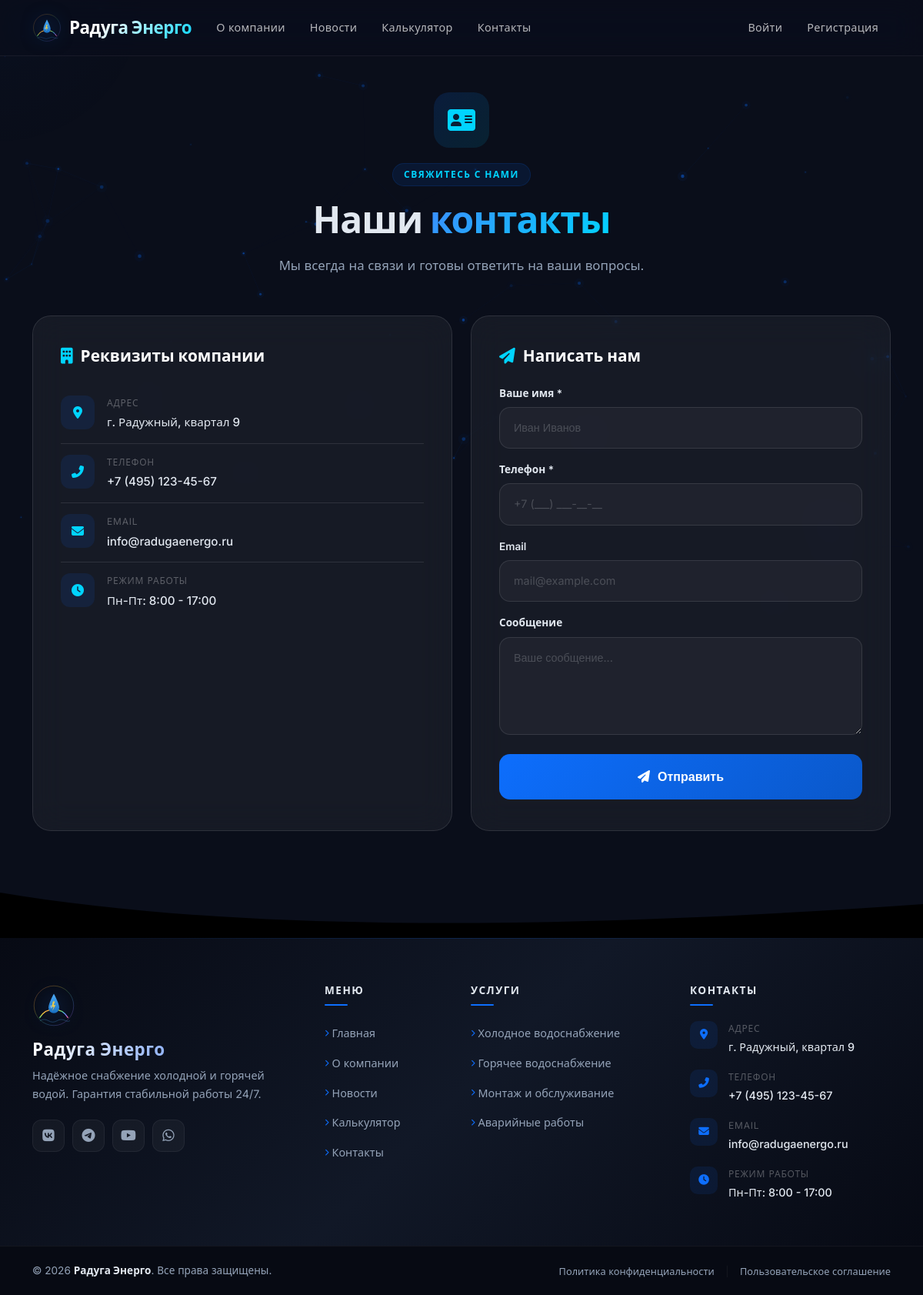
Screenshot of /contacts with the database file from the repository.
### app.py (models this page shows)
class Contact(db.Model):
    id = db.Column(db.Integer, primary_key=True)
    address = db.Column(db.String(300))
    phone = db.Column(db.String(50))
    email = db.Column(db.String(100))
    work_hours = db.Column(db.String(200))

### app.py (the view)
@app.route('/contacts')
def contacts():
    contact = Contact.query.first()
    return render_template('contacts.html', contact=contact)

### templates/contacts.html (shortened to what this page needs)
{% extends "base.html" %}
{% block content %}
<section class="contacts-section">
    <div class="container">
        <div class="text-center mb-5 reveal">
            <div class="calc-icon" style="margin: 0 auto 20px;"><i class="fas fa-address-card"></i></div>
            <div class="section-label" style="margin: 0 auto 16px;">Свяжитесь с нами</div>
            <h2 class="section-title">
                Наши <span class="gradient-text">контакты</span>
            </h2>
            <p class="section-desc">
                Мы всегда на связи и готовы ответить на ваши вопросы.
            </p>
        </div>
        <div class="row g-4">
            <div class="col-lg-6 reveal reveal-delay-1">
                <div class="contacts-card">
                    <h3><i class="fas fa-building"></i> Реквизиты компании</h3>
                    {% if contact %}
                    <ul class="contact-info-list">
                        <li>
                            <div class="contact-info-icon"><i class="fas fa-map-marker-alt"></i></div>
                            <div>
                                <span class="contact-info-label">Адрес</span>
                                <span class="contact-info-value">{{ contact.address }}</span>
                            </div>
                        </li>
                        <li>
                            <div class="contact-info-icon"><i class="fas fa-phone-alt"></i></div>
                            <div>
                                <span class="contact-info-label">Телефон</span>
                                <span class="contact-info-value">{{ contact.phone }}</span>
                            </div>
                        </li>
                        <li>
                            <div class="contact-info-icon"><i class="fas fa-envelope"></i></div>
                            <div>
                                <span class="contact-info-label">Email</span>
                                <span class="contact-info-value">{{ contact.email }}</span>
                            </div>
                        </li>
                        <li>
                            <div class="contact-info-icon"><i class="fas fa-clock"></i></div>
                            <div>
                                <span class="contact-info-label">Режим работы</span>
                                <span class="contact-info-value">{{ contact.work_hours }}</span>
                            </div>
                        </li>
                    </ul>
                    {% endif %}
                </div>
            </div>
            <div class="col-lg-6 reveal reveal-delay-2">
                <div class="contacts-card">
                    <h3><i class="fas fa-paper-plane"></i> Написать нам</h3>
                    <form id="contactForm" class="contacts-form">
                        <div class="mb-3">
                            <label class="form-label">Ваше имя *</label>
                            <input type="text" class="form-input" name="name" placeholder="Иван Иванов" required>
                        </div>
                        <div class="mb-3">
                            <label class="form-label">Телефон *</label>
                            <input type="tel" class="form-input" name="phone" placeholder="+7 (___) ___-__-__" required>
                        </div>
                        <div class="mb-3">
                            <label class="form-label">Email</label>
                            <input type="email" class="form-input" name="email" placeholder="mail@example.com">
                        </div>
                        <div class="mb-3">
                            <label class="form-label">Сообщение</label>
                            <textarea class="form-input" name="message" rows="4" placeholder="Ваше сообщение..."></textarea>
                        </div>
                        <button type="submit" class="btn-auth">
                            <i class="fas fa-paper-plane"></i>
                            Отправить
                        </button>
                    </form>
                </div>
            </div>
        </div>
    </div>
</section>
{% endblock %}

### static/css/style.css (style rules this page uses)
:root { --primary: #0d6efd; --primary-dark: #0a58ca; --primary-light: #3d8bfd; --primary-glow: rgba(13, 110, 253, 0.4); --accent: #00d4ff; --accent2: #7c3aed; --dark: #0a0e1a; --dark2: #111827; --dark3: #1e293b; --text: #e2e8f0; --text-muted: #94a3b8; --glass-bg: rgba(255, 255, 255, 0.05); --glass-border: rgba(255, 255, 255, 0.1); --glass-shadow: 0 8px 32px rgba(0, 0, 0, 0.3); --footer-bg: linear-gradient(135deg, #070a14 0%, #111827 50%, #070a14 100%); --footer-accent: #0d6efd; --footer-accent-hover: #3d8bfd; --footer-text: #94a3b8; --footer-text-light: #e2e8f0; --footer-divider: rgba(255,255,255,0.05); }
* { margin: 0; padding: 0; box-sizing: border-box; }
html { scroll-behavior: smooth; }
body { font-family: 'Inter', 'Segoe UI', sans-serif; background: var(--dark); color: var(--text); line-height: 1.7; overflow-x: hidden; }
.section-label { display: inline-flex; align-items: center; gap: 8px; padding: 4px 14px; border-radius: 100px; background: rgba(13, 110, 253, 0.1); border: 1px solid rgba(13, 110, 253, 0.15); font-size: 0.75rem; font-weight: 700; text-transform: uppercase; letter-spacing: 1.5px; color: var(--accent); margin-bottom: 16px; }
.section-title { font-size: clamp(2rem, 4vw, 3rem); font-weight: 800; letter-spacing: -1px; margin-bottom: 16px; line-height: 1.15; }
.section-title .gradient-text { background: linear-gradient(135deg, var(--primary-light), var(--accent)); -webkit-background-clip: text; -webkit-text-fill-color: transparent; background-clip: text; }
.section-desc { font-size: 1.05rem; color: var(--text-muted); max-width: 600px; margin: 0 auto 50px; line-height: 1.8; }
.reveal { opacity: 0; transform: translateY(40px); transition: all 0.8s cubic-bezier(0.34, 1.56, 0.64, 1); }
.reveal.revealed { opacity: 1; transform: translateY(0); }
.reveal-delay-1 { transition-delay: 0.1s; }
.reveal-delay-2 { transition-delay: 0.2s; }
.btn-auth { width: 100%; padding: 16px; border-radius: 14px; border: none; background: linear-gradient(135deg, var(--primary), var(--primary-dark)); color: #fff; font-weight: 700; font-size: 1rem; font-family: 'Inter', sans-serif; cursor: pointer; transition: all 0.3s cubic-bezier(0.34, 1.56, 0.64, 1); display: flex; align-items: center; justify-content: center; gap: 10px; }
.contacts-section { position: relative; padding: 120px 0 80px; z-index: 1; }
.contacts-card { background: var(--glass-bg); border: 1px solid var(--glass-border); border-radius: 24px; padding: 40px 36px; height: 100%; backdrop-filter: blur(20px); -webkit-backdrop-filter: blur(20px); transition: all 0.4s ease; }
.contacts-card h3 { font-size: 1.3rem; font-weight: 700; color: #fff; margin-bottom: 24px; display: flex; align-items: center; gap: 10px; }
.contacts-card h3 i { color: var(--accent); }
.contact-info-list { list-style: none; padding: 0; margin: 0; }
.contact-info-list li { display: flex; align-items: flex-start; gap: 16px; padding: 14px 0; border-bottom: 1px solid var(--glass-border); }
.contact-info-list li:last-child { border-bottom: none; }
.contact-info-icon { flex-shrink: 0; width: 44px; height: 44px; border-radius: 12px; display: flex; align-items: center; justify-content: center; background: rgba(13, 110, 253, 0.1); color: var(--accent); font-size: 1rem; transition: all 0.3s ease; }
.contact-info-label { display: block; font-size: 0.75rem; text-transform: uppercase; letter-spacing: 0.8px; color: rgba(255, 255, 255, 0.3); margin-bottom: 2px; }
.contact-info-value { display: block; font-size: 0.95rem; color: var(--text); font-weight: 500; }
.contacts-form .form-input { width: 100%; padding: 14px 18px; border-radius: 14px; border: 1px solid var(--glass-border); background: rgba(255, 255, 255, 0.04); color: #fff; font-size: 0.9rem; font-family: 'Inter', sans-serif; transition: all 0.3s ease; outline: none; }
.contacts-form .form-input::placeholder { color: rgba(255, 255, 255, 0.2); }
.contacts-form textarea.form-input { resize: vertical; min-height: 120px; }
.contacts-form .form-label { font-weight: 600; font-size: 0.85rem; color: var(--text); margin-bottom: 6px; display: block; }
.calc-icon { width: 72px; height: 72px; border-radius: 20px; display: flex; align-items: center; justify-content: center; font-size: 2rem; margin: 0 auto 20px; background: linear-gradient(135deg, rgba(13, 110, 253, 0.15), rgba(0, 212, 255, 0.1)); color: var(--accent); }

### rows the page displays
Contact: address "г. Радужный, квартал 9", phone "+7 (495) 123-45-67", email "info@radugaenergo.ru", work_hours "Пн-Пт: 8:00 - 17:00"
